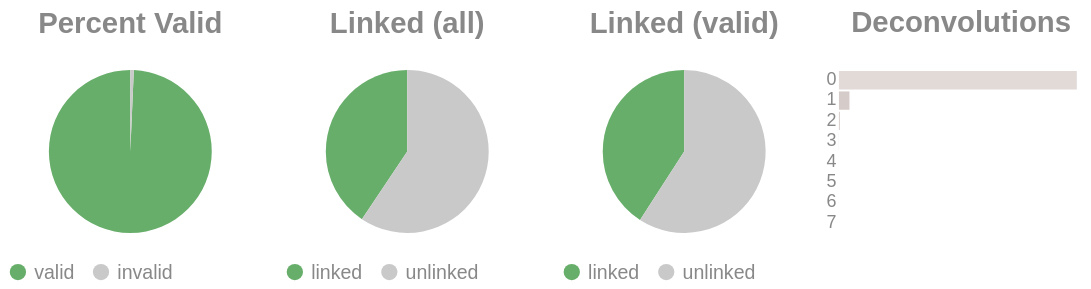

Source (notebook cell):
### Code cell
if SKIPLR:
    pass
else:
    clash = Counter()
    for i in valids['molecule'].to_list():
        _mol = i.split("-")
        if len(_mol) == 1:
            clash.update('0')
        else:
            clash.update(_mol[-1])

    _d = {"deconvolutions": [], 'count': []}
    for k,v in clash.items():
        _d['deconvolutions'].append(k)
        _d['count'].append(v)

    tot_valid = valids['reads'].sum()
    mask = valids['reads'] >= 2
    n_linked_reads = valids.filter(mask)['reads'].sum()
    if n_linked_reads == 0:
        print_html("No linked molecules (>=2 reads) were detected; skipping linked-only distributions.")
        SKIPLR = True
    else:
        perc_valid = round(tot_valid / n_reads, 4)
        linked_perc_abs = round(n_linked_reads / n_reads, 4)
        linked_perc = round(n_linked_reads / tot_valid, 4)

    _valid = pl.DataFrame({"valids": ['valid', 'invalid'], "count": [tot_valid, n_reads - tot_valid]})
    _linked_abs = pl.DataFrame({"linked (absolute)": ['linked', 'unlinked'], "count": [n_linked_reads, n_reads - n_linked_reads]})
    _linked_rel = pl.DataFrame({"linked (valids)": ['linked', 'unlinked'], "count": [n_linked_reads, tot_valid - n_linked_reads]})

    (
        alt.hconcat(
            piechart(_valid, goodval = 'valid', title = "Percent Valid"),
            piechart(_linked_abs, goodval = "linked", title =  "Linked (all)"),
            piechart(_linked_rel, goodval = "linked", title =  "Linked (valid)"),
            convolutionbar(pl.DataFrame(_d), title = "Deconvolutions"),
            center = True,
            bounds = 'flush'
        )
        .resolve_scale(color='independent')
        .resolve_legend('independent')
        .properties(usermeta={'embedOptions': {"actions": False}})
    ).display()

### Figure 1 — Vega-Lite specification as saved in the notebook (floating-point values rounded to 4 significant figures)
{"width": "container", "height": 400, "config": {"title": {"anchor": "start", "dy": -15, "fontSize": 18, "color": "#888888", "subtitleColor": "#888888", "subtitleFontSize": 14}, "arc": {"fill": "#0072B2"}, "axis": {"domainColor": "#888888", "domainWidth": 0.5, "gridWidth": 0.2, "grid": false, "titleFontWeight": 400, "titleFontSize": 15, "labelFontSize": 11, "labelColor": "#888888", "tickColor": "#888888", "tickWidth": 0.2, "titleColor": "#888888"}, "axisBand": {"grid": false}, "axisX": {"grid": true, "tickSize": 10, "domainCap": "round"}, "axisY": {"domain": false, "grid": true, "tickSize": 0, "domainCap": "round"}, "background": "transparent", "header": {"labelFontSize": 15, "labelColor": "#888888", "titleFontSize": 15, "titleFontWeight": 600, "titleColor": "#888888"}, "legend": {"labelFont": "sans-serif", "labelFontSize": 12, "labelColor": "#888888", "symbolSize": 100, "symbolType": "circle", "titleFontSize": 12, "titlePadding": 10, "titleColor": "#888888", "title": null}, "range": {"category": ["#E69F00", "#56B4E9", "#009E73", "#F0E442", "#0072B2", "#D55E00", "#CC79A7", "#000000"], "diverging": ["#cfe8f3", "#a2d4ec", "#73bfe2", "#46abdb", "#1696d2", "#12719e"]}, "area": {"fill": "#0072B2", "fillOpacity": 0.7, "line": true, "strokeOpacity": 0.7}, "line": {"color": "#0072B2", "stroke": "#0072B2", "strokeWidth": 2}, "trail": {"color": "#0072B2", "stroke": "#0072B2", "strokeWidth": 0, "size": 1}, "point": {"filled": true, "fillOpacity": 1.0, "size": 95}, "text": {"color": "#888888", "fontSize": 11, "align": "right", "fontWeight": 400, "size": 11}, "bar": {"fill": "#0072B2", "stroke": null}, "view": {"stroke": null, "continuousWidth": 660, "continuousHeight": 400}}, "hconcat": [{"data": {"name": "data-b6ae51b1e2ecfe6ed15ee9d417128c28"}, "mark": {"type": "arc"}, "encoding": {"color": {"field": "valids", "legend": {"orient": "bottom", "title": null}, "scale": {"domain": ["valid", "invalid"], "range": ["#68ae6b", "#C9C9C9"]}, "title": "Valids", "type": "nominal"}, "theta": {"field": "count", "type": "quantitative"}, "tooltip": [{"field": "valids", "title": "Valids", "type": "ordinal"}, {"field": "percent", "format": ".2%", "title": "Percent", "type": "quantitative"}, {"field": "count", "title": "Count", "type": "quantitative"}]}, "height": 100, "title": {"text": "Percent Valid", "align": "center", "anchor": "middle"}, "transform": [{"calculate": "datum.count / 9448865", "as": "percent"}], "width": 150}, {"data": {"name": "data-271ea0feca36494c5e1ae854577fc3b7"}, "mark": {"type": "arc"}, "encoding": {"color": {"field": "linked (absolute)", "legend": {"orient": "bottom", "title": null}, "scale": {"domain": ["linked", "unlinked"], "range": ["#68ae6b", "#C9C9C9"]}, "title": "Linked (Absolute)", "type": "nominal"}, "theta": {"field": "count", "type": "quantitative"}, "tooltip": [{"field": "linked (absolute)", "title": "Linked (Absolute)", "type": "ordinal"}, {"field": "percent", "format": ".2%", "title": "Percent", "type": "quantitative"}, {"field": "count", "title": "Count", "type": "quantitative"}]}, "height": 100, "title": {"text": "Linked (all)", "align": "center", "anchor": "middle"}, "transform": [{"calculate": "datum.count / 9448865", "as": "percent"}], "width": 150}, {"data": {"name": "data-e9699496c3f6a2b578ee7c0ec28f220d"}, "mark": {"type": "arc"}, "encoding": {"color": {"field": "linked (valids)", "legend": {"orient": "bottom", "title": null}, "scale": {"domain": ["linked", "unlinked"], "range": ["#68ae6b", "#C9C9C9"]}, "title": "Linked (Valids)", "type": "nominal"}, "theta": {"field": "count", "type": "quantitative"}, "tooltip": [{"field": "linked (valids)", "title": "Linked (Valids)", "type": "ordinal"}, {"field": "percent", "format": ".2%", "title": "Percent", "type": "quantitative"}, {"field": "count", "title": "Count", "type": "quantitative"}]}, "height": 100, "title": {"text": "Linked (valid)", "align": "center", "anchor": "middle"}, "transform": [{"calculate": "datum.count / 9383899", "as": "percent"}], "width": 150}, {"data": {"name": "data-2029a2e364a199abca97db3d21b098cc"}, "mark": {"type": "bar"}, "encoding": {"color": {"field": "deconvolutions", "legend": null, "scale": {"scheme": "lightgreyred"}, "type": "nominal"}, "tooltip": [{"field": "deconvolutions", "title": "Deconvolutions", "type": "ordinal"}, {"field": "percent", "format": ".2%", "title": "Percent", "type": "quantitative"}, {"field": "count", "title": "Count", "type": "quantitative"}], "x": {"axis": null, "field": "count", "type": "quantitative"}, "y": {"field": "deconvolutions", "sort": "ascending", "title": null, "type": "nominal"}}, "height": 100, "title": {"text": "Deconvolutions", "align": "center", "anchor": "middle"}, "transform": [{"calculate": "datum.count / 7138241", "as": "percent"}], "width": 150}], "bounds": "flush", "center": true, "resolve": {"legend": {"angle": "independent"}, "scale": {"color": "independent"}}, "usermeta": {"embedOptions": {"actions": false}}, "$schema": "https://vega.github.io/schema/vega-lite/v6.1.0.json", "datasets": {"data-b6ae51b1e2ecfe6ed15ee9d417128c28": [{"valids": "valid", "count": 9383899}, {"valids": "invalid", "count": 64966}], "data-271ea0feca36494c5e1ae854577fc3b7": [{"linked (absolute)": "linked", "count": 3836226}, {"linked (absolute)": "unlinked", "count": 5612639}], "data-e9699496c3f6a2b578ee7c0ec28f220d": [{"linked (valids)": "linked", "count": 3836226}, {"linked (valids)": "unlinked", "count": 5547673}], "data-2029a2e364a199abca97db3d21b098cc": [{"deconvolutions": "0", "count": 6814672}, {"deconvolutions": "1", "count": 300932}, {"deconvolutions": "2", "count": 20810}, {"deconvolutions": "3", "count": 1678}, {"deconvolutions": "4", "count": 135}, {"deconvolutions": "5", "count": 11}, {"deconvolutions": "6", "count": 2}, {"deconvolutions": "7", "count": 1}]}}
